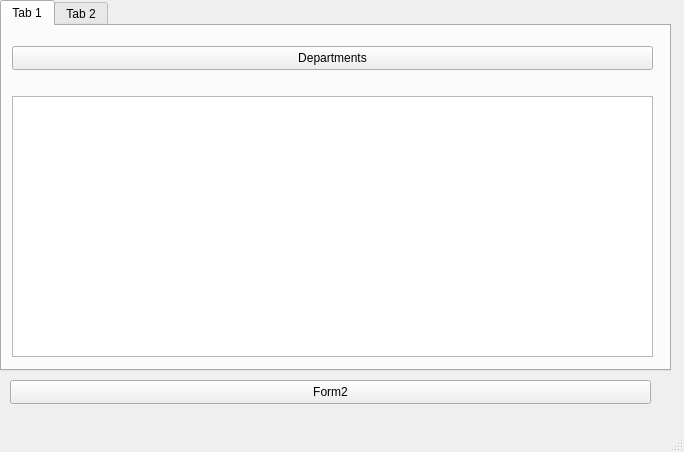
<?xml version="1.0" encoding="UTF-8"?>
<ui version="4.0">
 <class>MainWindow</class>
 <widget class="QMainWindow" name="MainWindow">
  <property name="geometry">
   <rect>
    <x>0</x>
    <y>0</y>
    <width>684</width>
    <height>452</height>
   </rect>
  </property>
  <property name="windowTitle">
   <string>MainWindow</string>
  </property>
  <widget class="QWidget" name="centralwidget">
   <widget class="QTabWidget" name="tabWidget">
    <property name="geometry">
     <rect>
      <x>0</x>
      <y>0</y>
      <width>671</width>
      <height>371</height>
     </rect>
    </property>
    <property name="currentIndex">
     <number>0</number>
    </property>
    <widget class="QWidget" name="tab">
     <attribute name="title">
      <string>Tab 1</string>
     </attribute>
     <widget class="QPushButton" name="pushButton1">
      <property name="geometry">
       <rect>
        <x>10</x>
        <y>20</y>
        <width>641</width>
        <height>24</height>
       </rect>
      </property>
      <property name="text">
       <string>Departments</string>
      </property>
     </widget>
     <widget class="QTableView" name="tableView1">
      <property name="geometry">
       <rect>
        <x>10</x>
        <y>70</y>
        <width>641</width>
        <height>261</height>
       </rect>
      </property>
     </widget>
    </widget>
    <widget class="QWidget" name="tab_2">
     <attribute name="title">
      <string>Tab 2</string>
     </attribute>
     <widget class="QTableView" name="tableView1_2">
      <property name="geometry">
       <rect>
        <x>10</x>
        <y>70</y>
        <width>641</width>
        <height>261</height>
       </rect>
      </property>
     </widget>
     <widget class="QPushButton" name="pushButton_3">
      <property name="geometry">
       <rect>
        <x>10</x>
        <y>20</y>
        <width>641</width>
        <height>24</height>
       </rect>
      </property>
      <property name="text">
       <string>Orders</string>
      </property>
     </widget>
    </widget>
   </widget>
   <widget class="QPushButton" name="pushButton_2">
    <property name="geometry">
     <rect>
      <x>10</x>
      <y>380</y>
      <width>641</width>
      <height>24</height>
     </rect>
    </property>
    <property name="text">
     <string>Form2</string>
    </property>
   </widget>
  </widget>
  <widget class="QMenuBar" name="menubar">
   <property name="geometry">
    <rect>
     <x>0</x>
     <y>0</y>
     <width>684</width>
     <height>21</height>
    </rect>
   </property>
  </widget>
  <widget class="QStatusBar" name="statusbar"/>
 </widget>
 <resources/>
 <connections/>
</ui>
